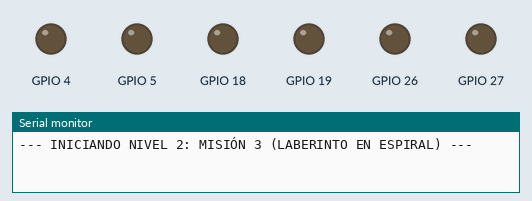
Bench run of a sketch on a simulated ESP32. Shown: output pins drawn as LEDs (lit = HIGH), the last lines printed to the serial monitor.

Above: at 0.1 s.
At 6.7 s:
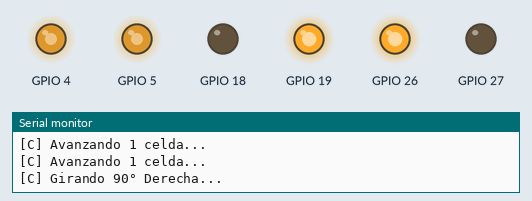
At 10.5 s:
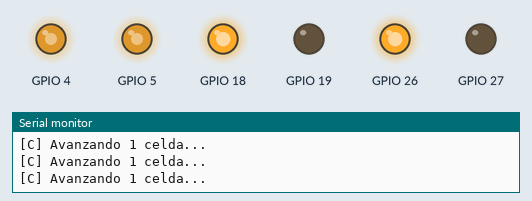
At 21.5 s:
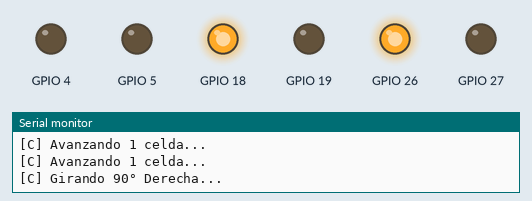
Timing chart, 0 to 23.0 s (numbered marks = the images above):
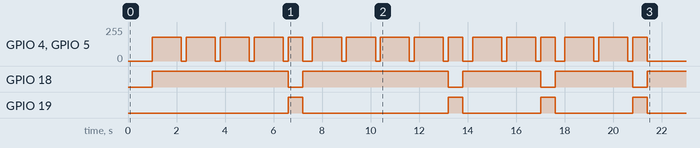

The sketch:

mision_3_laberinto_espiral.ino
```cpp
/**
 * @file mision_3_laberinto_espiral.ino
 * @brief Nivel 2 - Misión 3: El Laberinto en Espiral
 * @details Implementa una función en C paramétrica para recorrer rectas y
 *          doblar continuamente hacia adentro hasta llegar al centro del espiral.
 * @author Sistema BEKIE / WIRED
 */

#include "../logic_c.h"

// --- BLOQUE PERSONALIZADO PARAMÉTRICO EN C ---
void avanzarYgirar(int celdas) {
  Serial.printf("[FUNCION] avanzarYgirar(celdas = %d)\n", celdas);
  for (int i = 0; i < celdas; i++) {
    avanzarPaso();
  }
  girarDerecha90();
}

void setup() {
  Serial.begin(115200);
  Serial.println("--- INICIANDO NIVEL 2: MISIÓN 3 (LABERINTO EN ESPIRAL) ---");

  inicializarHardware();
  delay(1000);

  // Recorrido de espiral cuadrada decreciente (4 celdas -> 4 celdas -> 2 celdas -> 2 celdas...)
  avanzarYgirar(4);
  delay(200);
  avanzarYgirar(4);
  delay(200);
  avanzarYgirar(2);
  delay(200);
  avanzarYgirar(2);
  delay(200);

  detenerRobot();
  Serial.println("--- MISIÓN 3 COMPLETADA EN C ---");
}

void loop() {
}
```
